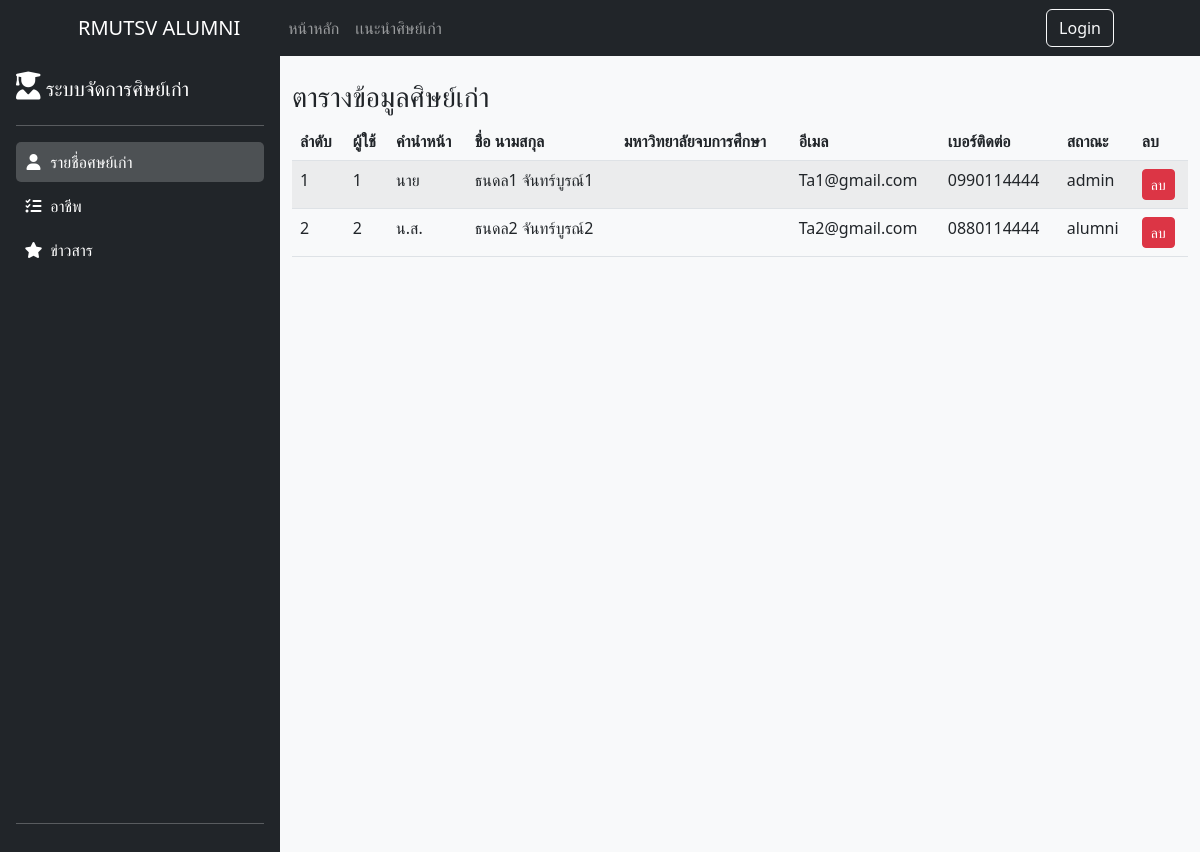
The page /admin-alumni.php on the database its author committed.
### tables this page shows
CREATE TABLE tbuser(
	userid						int(10)        		 NOT NULL AUTO_INCREMENT,
	loginid              		int(11)				 NULL,
	 
    courseid					int(11)				 NULL,
    districts					int(11)				 NULL,
    useraddress					varchar(255) NULL,
    userbirthday              	date            	DEFAULT CURRENT_TIMESTAMP NULL,
    usercitizen              	varchar(13)        	NULL,
    userimg              		mediumtext        	NULL,
    usertime					timestamp            DEFAULT CURRENT_TIMESTAMP NULL,
    
    PRIMARY KEY (userid),
    constraint FK_User_Loginname foreign key (loginid) references tblogin(loginid) ON update cascade
     
     
     
);

### admin-info-alumni.php (the view, shortened to what this page needs)
<?php include('condb.php'); ?>
<?php
$sql = "SELECT u.userid, u.loginid, p.prefixaname, CONCAT(f.firstnamename,' ', l.lastnamename) AS full_name,
CONCAT(ca.campusname,' ', gr.groupname,' ', br.branchname,' ', co.coursename) AS full_campus,
emailusername, phoneusername, typename
FROM tbuser AS u
LEFT JOIN (
SELECT MAX(historyuserid) AS max_historyuserid, userid
FROM tbhistoryuser
GROUP BY userid
) AS latest_history ON u.userid = latest_history.userid
LEFT JOIN tbhistoryuser AS htu ON latest_history.max_historyuserid = htu.historyuserid
LEFT JOIN tbprefix AS p ON htu.prefixid = p.prefixid
LEFT JOIN tbfirstname AS f ON htu.firstnameid = f.firstnameid
LEFT JOIN tblastname AS l ON htu.lastnameid = l.lastnameid
LEFT JOIN tbcourse AS co ON u.courseid = co.courseid
LEFT JOIN tbbranch AS br ON co.branchid = br.branchid
LEFT JOIN tbgroup AS gr ON br.groupid = gr.groupid
LEFT JOIN tbcampus AS ca ON gr.campusid = ca.campusid
LEFT JOIN tblogin AS lo ON u.loginid = lo.loginid
LEFT JOIN tbtype AS ty ON lo.typeid = ty.typeid
LEFT JOIN tbemailuser AS mu ON htu.historyuserid = mu.historyuserid
LEFT JOIN tbphoneuser AS pu ON htu.historyuserid = pu.historyuserid
ORDER BY u.userid, htu.historyuserid ;";
$query_sql = mysqli_query($conn, $sql);
?>
<!DOCTYPE html>
<html lang="en">
<head>
        <link href="https://cdn.jsdelivr.net/npm/bootstrap-icons@5.3.0/font/bootstrap-icons.css" rel="stylesheet" />
        <link href="css/styles.css" rel="stylesheet" />
        <link href="https://cdn.datatables.net/2.0.2/css/dataTables.dataTables.min.css" rel="stylesheet" />
</head>
<body>
    <div class="container">
        <h3 class="mt-4">ตารางข้อมูลศิษย์เก่า</h3>
        <table id="user" class="table table-striped">
            <thead>
                <th>ลำดับ</th>
                <th>ผู้ใช้</th>
                <th>คำนำหน้า</th>
                <th>ชื่อ นามสกุล</th>
                <th>มหาวิทยาลัยจบการศึกษา</th>
                <th>อีเมล</th>
                <th>เบอร์ติดต่อ</th>
                <th>สถาณะ</th>
                <th>ลบ</th>
            </thead>
        <tbody>
    <?php
    while($row = mysqli_fetch_assoc($query_sql)) {
    ?>
            <tr>
                <td><?php echo $row['userid']; ?></td>
                <td><?php echo $row['loginid']; ?></td>
                <td><?php echo $row['prefixaname']; ?></td>
                <td class="name"><?php echo $row['full_name'];?></td>
                <td class="name"><?php echo $row['full_campus'];?></td>
                <td><?php echo $row['emailusername']; ?></td>
                <td><?php echo $row['phoneusername']; ?></td>
                <td><?php echo $row['typename']; ?></td>
                <td><a href="delete.php?userid=<?php echo $row['userid']; ?>&loginid=<?php echo $row['loginid']; ?>" class="btn btn-danger btn-sm">ลบ</a></td>
            </tr>
    <?php
        }
    ?>
            </tbody>
        </table>
        </div>
</body>
</html>

### navbar-user.php (shortened to what this page needs)
<nav class="navbar navbar-expand-lg navbar-dark bg-dark">
    <div class="container px-4 px-lg-5">
        <a class="navbar-brand" href="index.php">RMUTSV ALUMNI</a>
        <div class="collapse navbar-collapse" id="navbarSupportedContent">
            <ul class="navbar-nav me-auto mb-2 mb-lg-0 ms-lg-4">
                <li class="nav-item"><a class="nav-link" aria-current="page" href="index.php">หน้าหลัก</a></li>
                <li class="nav-item"><a class="nav-link" href="Introducing.php" >เเนะนำศิษย์เก่า</a></li>
            </ul>
            <?php
                include('condb.php');
                if(isset($_SESSION['loginname'])) {
                    $query = "SELECT * FROM tblogin WHERE loginname = '".$_SESSION['loginname']."'";
                    $result = $conn->query($query);
                    if($result && $result->num_rows > 0) {
                        $user_row = $result->fetch_assoc();
                        echo '<span class="navbar-text me-2">ยินดีต้อนรับ ' . $_SESSION['loginname'] . '</span>';
                        if($user_row['typeid'] == 1) {
                            echo '<a class="btn btn-outline-light me-2" href="admin.php">admin</a>';
                        }
                        echo '<a class="btn btn-outline-light me-2" href="logout.php">Logout</a>';
                        echo '<a class="btn btn-outline-light me-2" href="edit.php">แก้ไข</a>';
                    }
                } else {
                    echo '<a class="btn btn-outline-light me-2" href="login.php">Login</a>';
                }
                ?>
        </div>
    </div>
</nav>

### admin-alumni.php (shortened to what this page needs)
<?php include 'navbar-user.php'; ?>
<?php include('condb.php'); ?>
<!DOCTYPE html>
<html lang="en">
<head>
    <link href="https://cdn.jsdelivr.net/npm/bootstrap@5.3.0-alpha3/dist/css/bootstrap.min.css" rel="stylesheet">
    <link rel="stylesheet" href="https://cdnjs.cloudflare.com/ajax/libs/font-awesome/6.4.0/css/all.min.css" />
    <link rel="stylesheet" href="./css/style-admin.css">
</head>
<body>
    <div class="container-fluid p-0 d-flex h-100">
        <div id="bdSidebar" class="d-flex flex-column flex-shrink-0 p-3 bg-dark text-white offcanvas-md offcanvas-start" style="width: 280px;">
            <a href="admin.php" class="navbar-brand">
                <h5><i class="fa-solid fa-user-graduate" style="font-size: 28px;"></i> ระบบจัดการศิษย์เก่า</h5>
            </a>
            <hr>
            <ul class="mynav nav nav-pills flex-column mb-auto">
                <li class="nav-item mb-1">
                    <a href="admin-alumni.php" class="active">
                        <i class="fa-solid fa-user"></i>
                        รายชื่อศษย์เก่า
                    </a>
                </li>
                <li class="nav-item mb-1">
                    <a href="admin-job.php" class="">
                        <i class="fa-solid fa-list-check"></i>
                        อาชีพ
                    </a>
                </li>
                <li class="nav-item mb-1">
                    <a href="admin-news.php" class="">
                        <i class="fa-solid fa-star"></i>
                        ข่าวสาร
                    </a>
                </li>
            </ul>
            <hr>
        </div>
        <div class="bg-light flex-fill">
                <div class="row">
                    <div class="col">
                        <p><?php include 'admin-info-alumni.php'; ?></p>
                    </div>
                </div>
            </div>
        </div>
</body>
</html>

### css/style-admin.css (style rules this page uses)
html,body { height: 100%; font-family: 'Prompt', sans-serif; }
.mynav { color: #fff; }
.mynav li a { color: #fff; text-decoration: none; width: 100%; display: block; border-radius: 5px; padding: 8px 5px; }
.mynav li a.active { background: rgba(255,255,255,0.2); }
.mynav li a i { width: 25px; text-align: center; }

### rows shown on the page
tbuser: userid "1", loginid "1", prefixaname "นาย", full_name "ธนดล1 จันทร์บูรณ์1", emailusername "Ta1@gmail.com", phoneusername "0990114444", typename "admin"
tbuser: userid "2", loginid "2", prefixaname "น.ส.", full_name "ธนดล2 จันทร์บูรณ์2", emailusername "Ta2@gmail.com", phoneusername "0880114444", typename "alumni"
